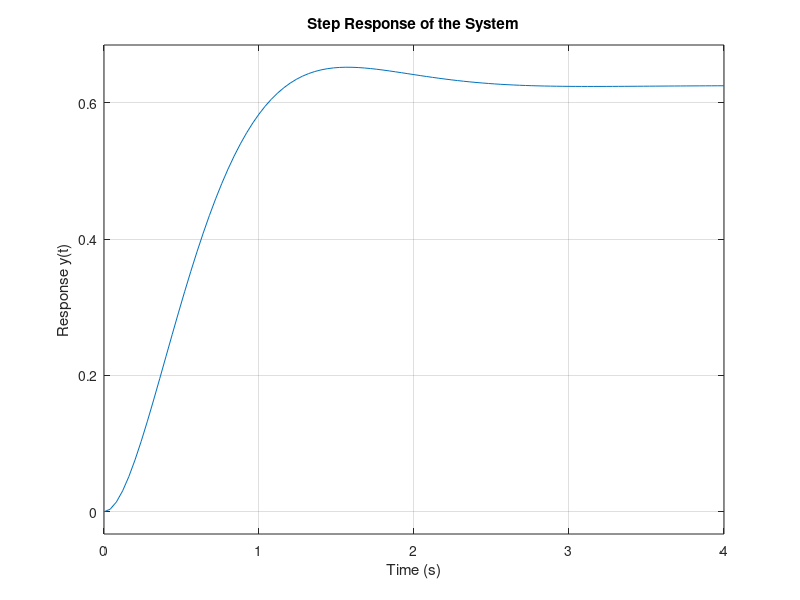

MATLAB code to generate this figure:
% MATLAB Code to Simulate the Step Response
 % Define the transfer function coefficients
num = [5]; % Numerator coefficients
den = [1 4 8]; % Denominator coefficients

% Create the transfer function
H = tf(num, den);

% Simulate the step response
figure;
step(H);
title('Step Response of the System');
xlabel('Time (s)');
ylabel('Response y(t)');
